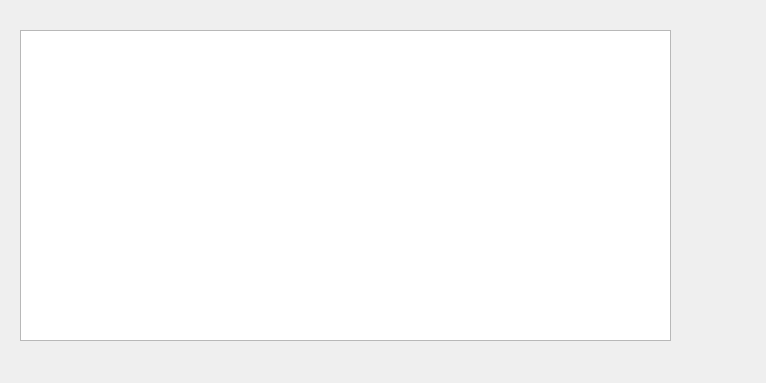
<?xml version="1.0" encoding="UTF-8"?>
<ui version="4.0">
 <class>Receiver</class>
 <widget class="QDialog" name="Receiver">
  <property name="geometry">
   <rect>
    <x>0</x>
    <y>0</y>
    <width>766</width>
    <height>383</height>
   </rect>
  </property>
  <property name="windowTitle">
   <string>Receiver</string>
  </property>
  <widget class="QTextBrowser" name="textBrowser">
   <property name="geometry">
    <rect>
     <x>20</x>
     <y>30</y>
     <width>651</width>
     <height>311</height>
    </rect>
   </property>
  </widget>
 </widget>
 <layoutdefault spacing="6" margin="11"/>
 <resources/>
 <connections/>
</ui>
